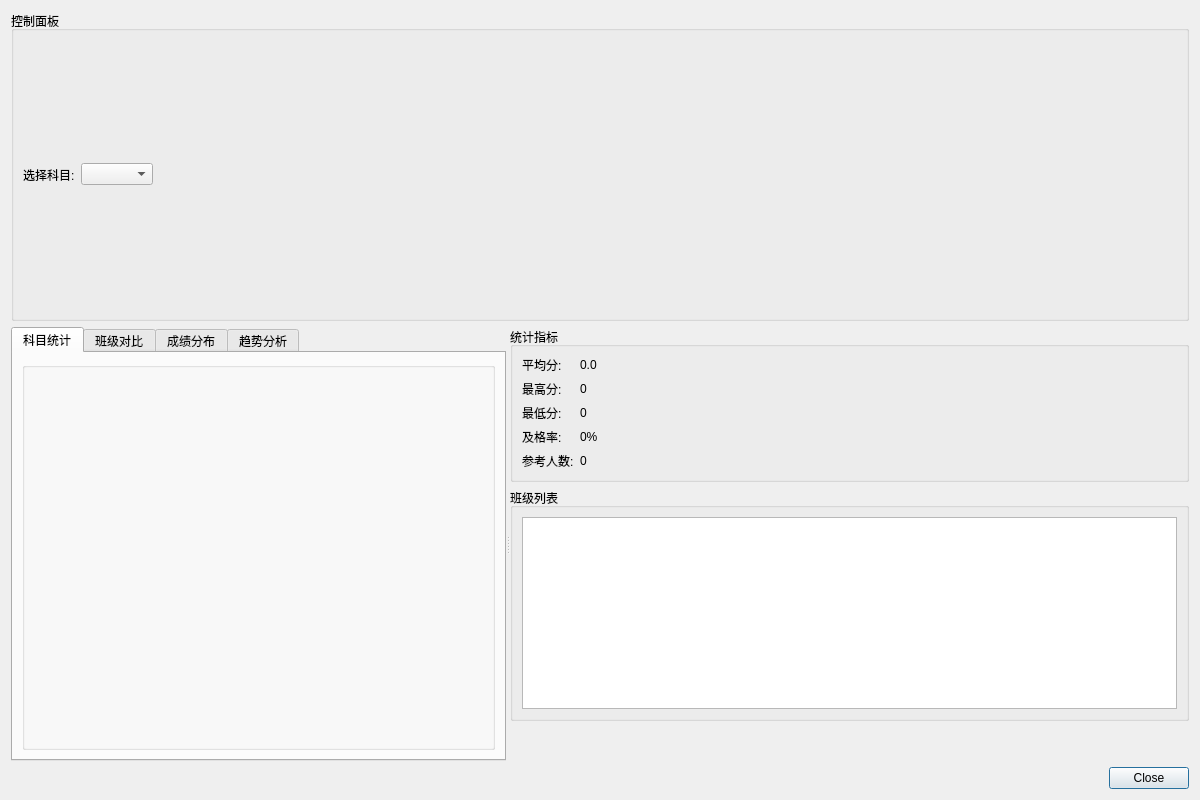
<?xml version="1.0" encoding="UTF-8"?>
<ui version="4.0">
 <class>StatisticsDialog</class>
 <widget class="QDialog" name="StatisticsDialog">
  <property name="geometry">
   <rect>
    <x>0</x>
    <y>0</y>
    <width>1200</width>
    <height>800</height>
   </rect>
  </property>
  <property name="windowTitle">
   <string>统计分析</string>
  </property>
  <layout class="QVBoxLayout" name="verticalLayout">
   <item>
    <widget class="QGroupBox" name="controlGroup">
     <property name="title">
      <string>控制面板</string>
     </property>
     <layout class="QHBoxLayout" name="horizontalLayout">
      <item>
       <widget class="QLabel" name="subjectLabel">
        <property name="text">
         <string>选择科目:</string>
        </property>
       </widget>
      </item>
      <item>
       <widget class="QComboBox" name="subjectCombo"/>
      </item>
      <item>
       <spacer name="horizontalSpacer">
        <property name="orientation">
         <enum>Qt::Horizontal</enum>
        </property>
        <property name="sizeHint" stdset="0">
         <size>
          <width>40</width>
          <height>20</height>
         </size>
        </property>
       </spacer>
      </item>
     </layout>
    </widget>
   </item>
   <item>
    <widget class="QSplitter" name="splitter">
     <property name="orientation">
      <enum>Qt::Horizontal</enum>
     </property>
     <widget class="QTabWidget" name="tabWidget">
      <property name="currentIndex">
       <number>0</number>
      </property>
      <widget class="QWidget" name="tab">
       <attribute name="title">
        <string>科目统计</string>
       </attribute>
       <layout class="QVBoxLayout" name="verticalLayout_2">
        <item>
         <widget class="QGroupBox" name="subjectGroup">
          <property name="title">
           <string/>
          </property>
         </widget>
        </item>
       </layout>
      </widget>
      <widget class="QWidget" name="tab_2">
       <attribute name="title">
        <string>班级对比</string>
       </attribute>
       <layout class="QVBoxLayout" name="verticalLayout_3">
        <item>
         <widget class="QGroupBox" name="classGroup">
          <property name="title">
           <string/>
          </property>
         </widget>
        </item>
       </layout>
      </widget>
      <widget class="QWidget" name="tab_3">
       <attribute name="title">
        <string>成绩分布</string>
       </attribute>
       <layout class="QVBoxLayout" name="verticalLayout_4">
        <item>
         <widget class="QGroupBox" name="distributionGroup">
          <property name="title">
           <string/>
          </property>
         </widget>
        </item>
       </layout>
      </widget>
      <widget class="QWidget" name="tab_4">
       <attribute name="title">
        <string>趋势分析</string>
       </attribute>
       <layout class="QVBoxLayout" name="verticalLayout_5">
        <item>
         <widget class="QGroupBox" name="trendGroup">
          <property name="title">
           <string/>
          </property>
         </widget>
        </item>
       </layout>
      </widget>
     </widget>
     <widget class="QWidget" name="widget">
      <layout class="QVBoxLayout" name="verticalLayout_6">
       <item>
        <widget class="QGroupBox" name="statsGroup">
         <property name="title">
          <string>统计指标</string>
         </property>
         <layout class="QFormLayout" name="formLayout">
          <item row="0" column="0">
           <widget class="QLabel" name="avgLabel">
            <property name="text">
             <string>平均分:</string>
            </property>
           </widget>
          </item>
          <item row="0" column="1">
           <widget class="QLabel" name="avgValue">
            <property name="text">
             <string>0.0</string>
            </property>
           </widget>
          </item>
          <item row="1" column="0">
           <widget class="QLabel" name="maxLabel">
            <property name="text">
             <string>最高分:</string>
            </property>
           </widget>
          </item>
          <item row="1" column="1">
           <widget class="QLabel" name="maxValue">
            <property name="text">
             <string>0</string>
            </property>
           </widget>
          </item>
          <item row="2" column="0">
           <widget class="QLabel" name="minLabel">
            <property name="text">
             <string>最低分:</string>
            </property>
           </widget>
          </item>
          <item row="2" column="1">
           <widget class="QLabel" name="minValue">
            <property name="text">
             <string>0</string>
            </property>
           </widget>
          </item>
          <item row="3" column="0">
           <widget class="QLabel" name="passLabel">
            <property name="text">
             <string>及格率:</string>
            </property>
           </widget>
          </item>
          <item row="3" column="1">
           <widget class="QLabel" name="passValue">
            <property name="text">
             <string>0%</string>
            </property>
           </widget>
          </item>
          <item row="4" column="0">
           <widget class="QLabel" name="countLabel">
            <property name="text">
             <string>参考人数:</string>
            </property>
           </widget>
          </item>
          <item row="4" column="1">
           <widget class="QLabel" name="countValue">
            <property name="text">
             <string>0</string>
            </property>
           </widget>
          </item>
         </layout>
        </widget>
       </item>
       <item>
        <widget class="QGroupBox" name="classListGroup">
         <property name="title">
          <string>班级列表</string>
         </property>
         <layout class="QVBoxLayout" name="verticalLayout_7">
          <item>
           <widget class="QListWidget" name="classList">
            <property name="selectionMode">
             <enum>QAbstractItemView::SingleSelection</enum>
            </property>
           </widget>
          </item>
         </layout>
        </widget>
       </item>
       <item>
        <spacer name="verticalSpacer">
         <property name="orientation">
          <enum>Qt::Vertical</enum>
         </property>
         <property name="sizeHint" stdset="0">
          <size>
           <width>20</width>
           <height>40</height>
          </size>
         </property>
        </spacer>
       </item>
      </layout>
     </widget>
    </widget>
   </item>
   <item>
    <widget class="QDialogButtonBox" name="buttonBox">
     <property name="orientation">
      <enum>Qt::Horizontal</enum>
     </property>
     <property name="standardButtons">
      <set>QDialogButtonBox::Close</set>
     </property>
    </widget>
   </item>
  </layout>
 </widget>
 <resources/>
 <connections>
  <connection>
   <sender>buttonBox</sender>
   <signal>rejected()</signal>
   <receiver>StatisticsDialog</receiver>
   <slot>reject()</slot>
   <hints>
    <hint type="sourcelabel">
     <x>552</x>
     <y>759</y>
    </hint>
    <hint type="destinationlabel">
     <x>599</x>
     <y>767</y>
    </hint>
   </hints>
  </connection>
 </connections>
</ui>
